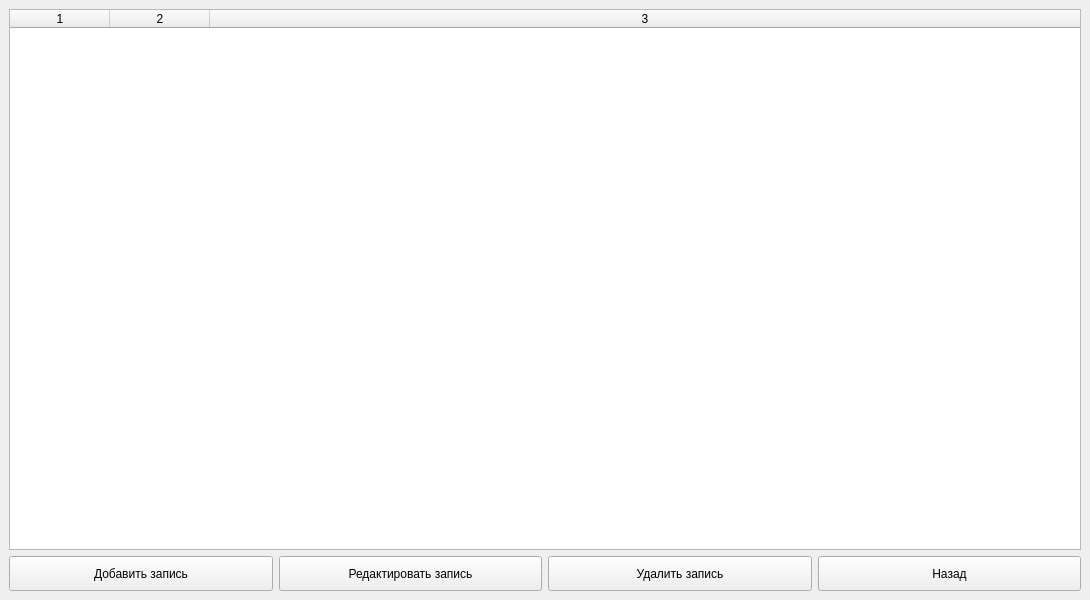
<?xml version="1.0" encoding="UTF-8"?>
<ui version="4.0">
 <class>MainWindow</class>
 <widget class="QMainWindow" name="MainWindow">
  <property name="geometry">
   <rect>
    <x>0</x>
    <y>0</y>
    <width>1090</width>
    <height>600</height>
   </rect>
  </property>
  <property name="minimumSize">
   <size>
    <width>1090</width>
    <height>600</height>
   </size>
  </property>
  <property name="maximumSize">
   <size>
    <width>1090</width>
    <height>600</height>
   </size>
  </property>
  <property name="windowTitle">
   <string notr="true">Группы</string>
  </property>
  <widget class="QWidget" name="centralwidget">
   <layout class="QGridLayout" name="gridLayout">
    <item row="1" column="3">
     <widget class="QPushButton" name="close_button">
      <property name="sizePolicy">
       <sizepolicy hsizetype="Minimum" vsizetype="Preferred">
        <horstretch>0</horstretch>
        <verstretch>6</verstretch>
       </sizepolicy>
      </property>
      <property name="text">
       <string>Назад</string>
      </property>
     </widget>
    </item>
    <item row="0" column="0" colspan="4">
     <widget class="QTableWidget" name="tableWidget">
      <property name="sizePolicy">
       <sizepolicy hsizetype="Expanding" vsizetype="Expanding">
        <horstretch>0</horstretch>
        <verstretch>94</verstretch>
       </sizepolicy>
      </property>
      <property name="editTriggers">
       <set>QAbstractItemView::NoEditTriggers</set>
      </property>
      <property name="selectionMode">
       <enum>QAbstractItemView::SingleSelection</enum>
      </property>
      <property name="selectionBehavior">
       <enum>QAbstractItemView::SelectRows</enum>
      </property>
      <property name="columnCount">
       <number>3</number>
      </property>
      <attribute name="horizontalHeaderStretchLastSection">
       <bool>true</bool>
      </attribute>
      <column/>
      <column/>
      <column/>
     </widget>
    </item>
    <item row="1" column="2">
     <widget class="QPushButton" name="delete_button">
      <property name="enabled">
       <bool>true</bool>
      </property>
      <property name="sizePolicy">
       <sizepolicy hsizetype="Minimum" vsizetype="Preferred">
        <horstretch>0</horstretch>
        <verstretch>6</verstretch>
       </sizepolicy>
      </property>
      <property name="text">
       <string>Удалить запись</string>
      </property>
     </widget>
    </item>
    <item row="1" column="0">
     <widget class="QPushButton" name="add_button">
      <property name="enabled">
       <bool>true</bool>
      </property>
      <property name="sizePolicy">
       <sizepolicy hsizetype="Minimum" vsizetype="Preferred">
        <horstretch>0</horstretch>
        <verstretch>6</verstretch>
       </sizepolicy>
      </property>
      <property name="text">
       <string>Добавить запись</string>
      </property>
     </widget>
    </item>
    <item row="1" column="1">
     <widget class="QPushButton" name="edit_button">
      <property name="enabled">
       <bool>true</bool>
      </property>
      <property name="sizePolicy">
       <sizepolicy hsizetype="Minimum" vsizetype="Preferred">
        <horstretch>0</horstretch>
        <verstretch>6</verstretch>
       </sizepolicy>
      </property>
      <property name="text">
       <string>Редактировать запись</string>
      </property>
     </widget>
    </item>
   </layout>
  </widget>
 </widget>
 <resources/>
 <connections/>
</ui>
